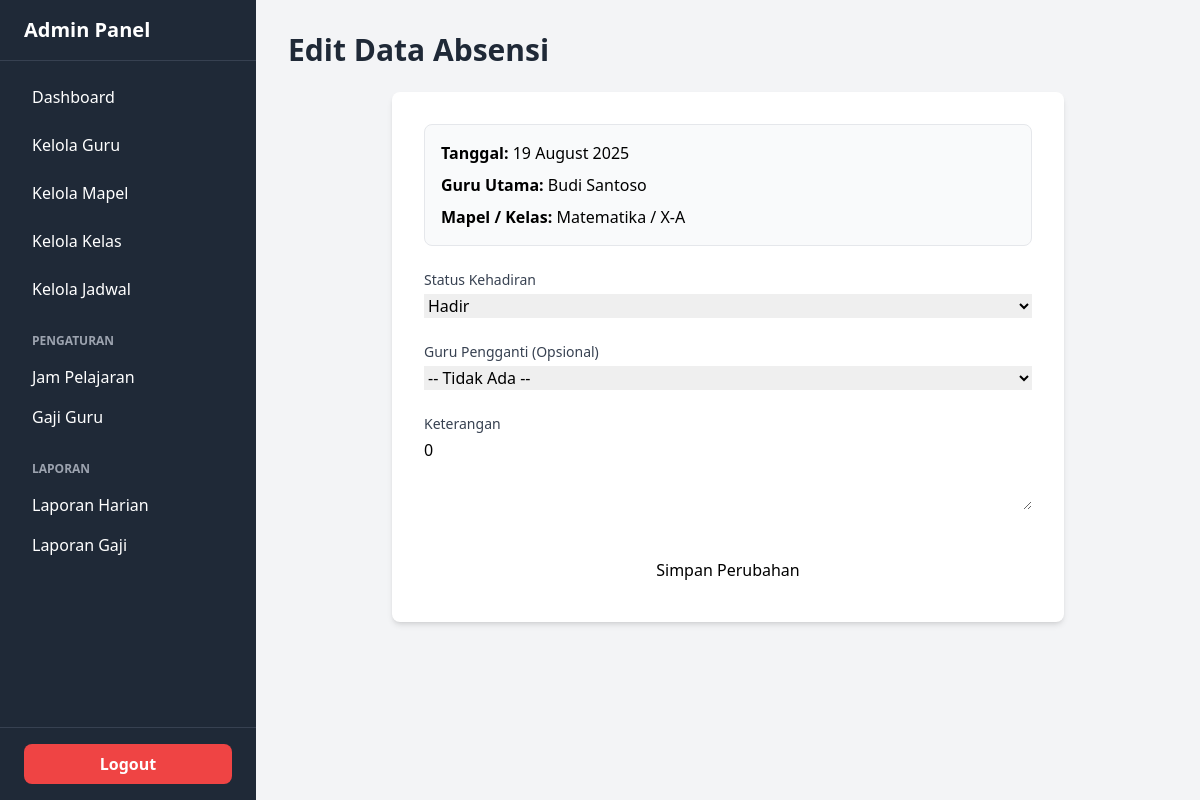
Screenshot of /admin/rekap/edit_absensi.php?id=5 (signed in) with the database file from the repository.
### tables this page shows
CREATE TABLE `absensi` (
  `id_absensi` int(11) NOT NULL,
  `id_jadwal` int(11) DEFAULT NULL,
  `tanggal` date NOT NULL,
  `status_kehadiran` enum('Hadir','Sakit','Izin','Alpha') NOT NULL,
  `id_guru_pengganti` int(6) UNSIGNED ZEROFILL DEFAULT NULL,
  `keterangan` text DEFAULT NULL,
  `waktu_absen` timestamp NOT NULL DEFAULT current_timestamp()
);

CREATE TABLE `guru` (
  `id_guru` int(6) UNSIGNED ZEROFILL NOT NULL,
  `nama_guru` varchar(100) NOT NULL,
  `nip` varchar(50) DEFAULT NULL,
  `kontak` varchar(20) DEFAULT NULL,
  `password` varchar(255) NOT NULL
);

CREATE TABLE `mata_pelajaran` (
  `id_mapel` int(11) NOT NULL,
  `nama_mapel` varchar(100) NOT NULL
);

CREATE TABLE `kelas` (
  `id_kelas` int(11) NOT NULL,
  `nama_kelas` varchar(50) NOT NULL
);

### admin/rekap/edit_absensi.php (the view, shortened to what this page needs)
<?php
require __DIR__ . '/../templates/header.php';
require __DIR__ . '/../../config/database.php';
$id_absensi = $_GET['id'] ?? 0;
$stmt = $koneksi->prepare("SELECT a.*, g.nama_guru, m.nama_mapel, k.nama_kelas
                           FROM absensi a
                           JOIN jadwal_pelajaran j ON a.id_jadwal = j.id_jadwal
                           JOIN guru g ON j.id_guru = g.id_guru
                           JOIN mata_pelajaran m ON j.id_mapel = m.id_mapel
                           JOIN kelas k ON j.id_kelas = k.id_kelas
                           WHERE a.id_absensi = ?");
$stmt->bind_param("i", $id_absensi);
$stmt->execute();
$absensi = $stmt->get_result()->fetch_assoc();
?>
<h1 class="text-3xl font-bold text-gray-800 mb-6">Edit Data Absensi</h1>
<div class="bg-white p-8 rounded-lg shadow-md max-w-2xl mx-auto">
    <div class="bg-gray-50 border border-gray-200 rounded-lg p-4 mb-6 space-y-2">
        <p><strong>Tanggal:</strong> <?= htmlspecialchars(date('d F Y', strtotime($absensi['tanggal']))) ?></p>
        <p><strong>Guru Utama:</strong> <?= htmlspecialchars($absensi['nama_guru']) ?></p>
        <p><strong>Mapel / Kelas:</strong> <?= htmlspecialchars($absensi['nama_mapel']) ?> / <?= htmlspecialchars($absensi['nama_kelas']) ?></p>
    </div>
    <form action="proses_absensi.php?aksi=edit" method="POST" class="space-y-6">
        <div>
            <label for="status_kehadiran" class="block text-sm font-medium text-gray-700">Status Kehadiran</label>
            <select id="status_kehadiran" name="status_kehadiran" required class="mt-1 block w-full ... (class css sama)">
                <?php $status_list = ['Hadir', 'Sakit', 'Izin', 'Alpha']; ?>
                <?php foreach ($status_list as $status): ?>
                    <option value="<?= $status ?>" <?= ($status == $absensi['status_kehadiran']) ? 'selected' : '' ?>><?= $status ?></option>
                <?php endforeach; ?>
            </select>
        </div>
        <div>
            <label for="id_guru_pengganti" class="block text-sm font-medium text-gray-700">Guru Pengganti (Opsional)</label>
            <select id="id_guru_pengganti" name="id_guru_pengganti" class="mt-1 block w-full ... (class css sama)">
                <option value="">-- Tidak Ada --</option>
            </select>
        </div>
        <div>
            <label for="keterangan" class="block text-sm font-medium text-gray-700">Keterangan</label>
            <textarea name="keterangan" id="keterangan" rows="3" class="mt-1 block w-full ..."><?= htmlspecialchars($absensi['keterangan']) ?></textarea>
        </div>
        <div class="pt-4">
            <button type="submit" class="w-full flex justify-center py-2 px-4 ... (class css sama)">
                Simpan Perubahan
            </button>
        </div>
    </form>
</div>
<?php require __DIR__ . '/../templates/footer.php'; ?>

### rows the page displays
absensi: tanggal "19 August 2025", guru.nama_guru "Budi Santoso", mata_pelajaran.nama_mapel "Matematika", kelas.nama_kelas "X-A", status_kehadiran "Hadir", keterangan "0"
